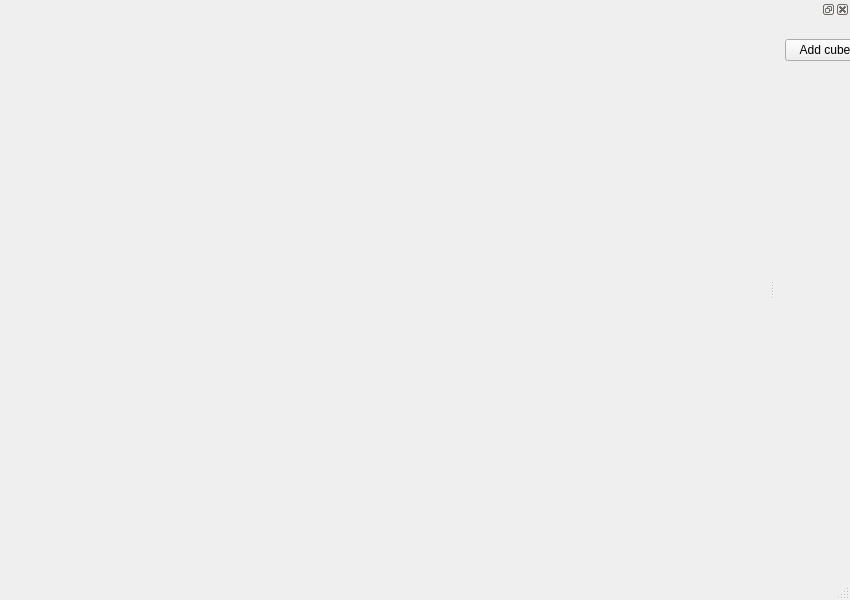
<?xml version="1.0" encoding="UTF-8"?>
<ui version="4.0">
 <class>MainWindow</class>
 <widget class="QMainWindow" name="MainWindow">
  <property name="geometry">
   <rect>
    <x>0</x>
    <y>0</y>
    <width>850</width>
    <height>600</height>
   </rect>
  </property>
  <property name="windowTitle">
   <string>MainWindow</string>
  </property>
  <widget class="QWidget" name="centralwidget">
   <property name="mouseTracking">
    <bool>true</bool>
   </property>
   <property name="focusPolicy">
    <enum>Qt::StrongFocus</enum>
   </property>
  </widget>
  <widget class="QMenuBar" name="menubar">
   <property name="geometry">
    <rect>
     <x>0</x>
     <y>0</y>
     <width>850</width>
     <height>20</height>
    </rect>
   </property>
  </widget>
  <widget class="QStatusBar" name="statusbar"/>
  <widget class="QDockWidget" name="dockWidget">
   <property name="minimumSize">
    <size>
     <width>75</width>
     <height>35</height>
    </size>
   </property>
   <property name="contextMenuPolicy">
    <enum>Qt::DefaultContextMenu</enum>
   </property>
   <attribute name="dockWidgetArea">
    <number>2</number>
   </attribute>
   <widget class="QWidget" name="dockWidgetContents">
    <property name="sizePolicy">
     <sizepolicy hsizetype="Preferred" vsizetype="Preferred">
      <horstretch>0</horstretch>
      <verstretch>0</verstretch>
     </sizepolicy>
    </property>
    <widget class="QPushButton" name="Addcube">
     <property name="geometry">
      <rect>
       <x>10</x>
       <y>20</y>
       <width>80</width>
       <height>22</height>
      </rect>
     </property>
     <property name="sizePolicy">
      <sizepolicy hsizetype="Minimum" vsizetype="Fixed">
       <horstretch>0</horstretch>
       <verstretch>0</verstretch>
      </sizepolicy>
     </property>
     <property name="text">
      <string>Add cube</string>
     </property>
    </widget>
   </widget>
  </widget>
 </widget>
 <resources/>
 <connections/>
</ui>
